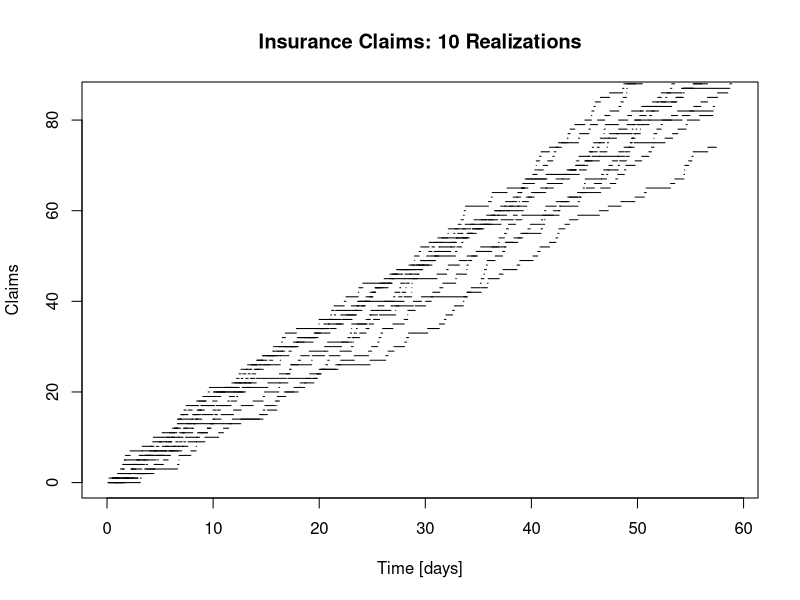

Recreate this plot in R.
lambda = 1.5

prob = 1 - ppois(q = 100, lambda = lambda*59)
prob

pgamma(59,101,rate = 1.5)




simulate_pois <- function(lambda, t_start,t_end, plot, numSim = 1) {
  result <-  rep(NA,numSim)
  for (i in 1:numSim) {
    n = rpois(1,lambda = lambda*(t_end - t_start))
    result[i] = n
    v_vec = runif(n,t_start,t_end)
    w_vec = sort(v_vec)
    x_vec <- seq(from = 0, to = n, by = 1)
    
    if(plot && i == 1) {
    
      plot(NULL, NULL, xlim = c(t_start, t_end), ylim = c(0, n), xlab = "Time [days]", lwd = 2, ylab = "Claims", main = "Insurance Claims: 10 Realizations", cex = 2)
      for(i in 1:n) {
        lines(w_vec[i:(i+1)], rep(x_vec[i],2), lwd = 1)
      }
    }
    else if(plot) {
      for(i in 1:n) {
        lines(w_vec[i:(i+1)], rep(x_vec[i],2), lwd = 1)
      }
    }
  }
  return (result)
}

#simulate_pois(lambda,0,59,plot = TRUE)
res <- simulate_pois(lambda,0,59,plot = FALSE, numSim = 1000)
num <- sum(res > 100)/length(res)
num

simulate_pois(lambda,0,59,plot = TRUE, numSim = 10)

#b)
res <- simulate_pois(lambda,0,59,plot = FALSE, numSim = 1000)
mean(res)
var(res)


calculate.claims <- function(claims) {
  result = rep(0,length(claims))
  for (i in 1:length(claims)) {
    for (j in 1:claims[i]) {
      c <-  rexp(1,rate = 10)
      result[i] <- result[i] + c
    }
  }
  return(result)
}

claims <- simulate_pois(lambda,0,59,plot = FALSE, numSim = 1000*10)
claims
res <- calculate.claims(claims)


mean(res)
var(res)

